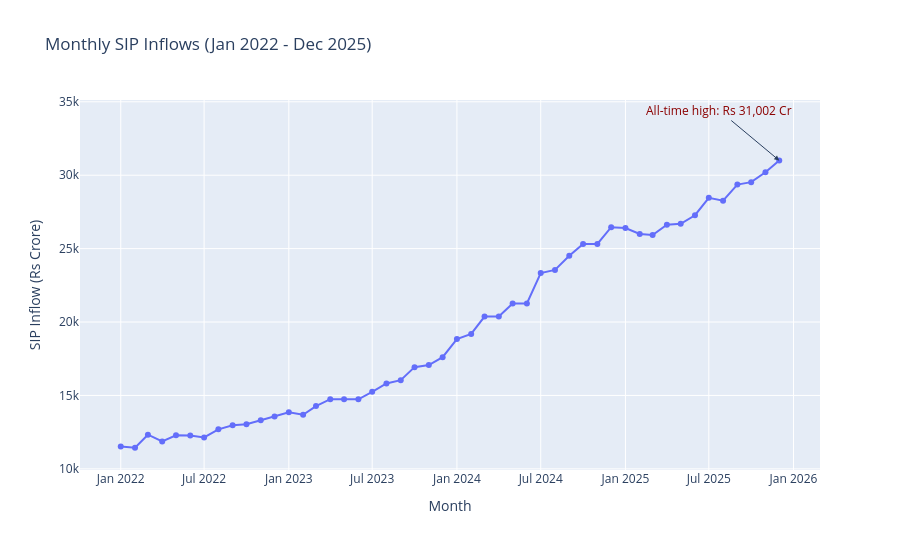

Write notebook code for a chart like this one.
### Markdown cell above
## 3. SIP Inflow Time-Series (Jan 2022 – Dec 2025)

Monthly SIP inflow trend, with the all-time high of ₹31,002 Cr (Dec 2025) annotated.

### Code cell
fig = px.line(
    sip,
    x="month",
    y="sip_inflow_crore",
    title="Monthly SIP Inflows (Jan 2022 - Dec 2025)",
    markers=True,
)

# Find and annotate the all-time high
peak_row = sip.loc[sip["sip_inflow_crore"].idxmax()]
peak_month_str = peak_row["month"].strftime("%Y-%m-%d")  # convert Timestamp to plain string

fig.add_annotation(
    x=peak_month_str,
    y=float(peak_row["sip_inflow_crore"]),
    text=f"All-time high: Rs {peak_row['sip_inflow_crore']:,} Cr",
    showarrow=True,
    arrowhead=2,
    ax=-60,
    ay=-50,
    font=dict(size=12, color="darkred"),
)

fig.update_layout(
    xaxis_title="Month",
    yaxis_title="SIP Inflow (Rs Crore)",
    height=550,
)

fig.show()
fig.write_image(str(REPORTS_DIR / "eda_03_sip_inflow_trend.png"), width=1400, height=700)
print(f"Saved chart to {REPORTS_DIR / 'eda_03_sip_inflow_trend.png'}")
print(f"\nPeak SIP inflow: Rs {peak_row['sip_inflow_crore']:,} Cr in {peak_row['month'].strftime('%B %Y')}")

### Figure 1 — Plotly figure (JSON) as saved in the notebook; plotly's stock layout.template omitted (floating-point values rounded to 4 significant figures)
{"data": [{"hovertemplate": "month=%{x}<br>sip_inflow_crore=%{y}<extra></extra>", "legendgroup": "", "line": {"color": "#636efa", "dash": "solid"}, "marker": {"symbol": "circle"}, "mode": "lines+markers", "name": "", "orientation": "v", "showlegend": false, "type": "scatter", "x": ["2022-01-01T00:00:00", "2022-02-01T00:00:00", "2022-03-01T00:00:00", "2022-04-01T00:00:00", "2022-05-01T00:00:00", "2022-06-01T00:00:00", "2022-07-01T00:00:00", "2022-08-01T00:00:00", "2022-09-01T00:00:00", "2022-10-01T00:00:00", "2022-11-01T00:00:00", "2022-12-01T00:00:00", "2023-01-01T00:00:00", "2023-02-01T00:00:00", "2023-03-01T00:00:00", "2023-04-01T00:00:00", "2023-05-01T00:00:00", "2023-06-01T00:00:00", "2023-07-01T00:00:00", "2023-08-01T00:00:00", "2023-09-01T00:00:00", "2023-10-01T00:00:00", "2023-11-01T00:00:00", "2023-12-01T00:00:00", "2024-01-01T00:00:00", "2024-02-01T00:00:00", "2024-03-01T00:00:00", "2024-04-01T00:00:00", "2024-05-01T00:00:00", "2024-06-01T00:00:00", "2024-07-01T00:00:00", "2024-08-01T00:00:00", "2024-09-01T00:00:00", "2024-10-01T00:00:00", "2024-11-01T00:00:00", "2024-12-01T00:00:00", "2025-01-01T00:00:00", "2025-02-01T00:00:00", "2025-03-01T00:00:00", "2025-04-01T00:00:00", "2025-05-01T00:00:00", "2025-06-01T00:00:00", "2025-07-01T00:00:00", "2025-08-01T00:00:00", "2025-09-01T00:00:00", "2025-10-01T00:00:00", "2025-11-01T00:00:00", "2025-12-01T00:00:00"], "xaxis": "x", "y": [11517, 11438, 12328, 11863, 12286, 12276, 12140, 12694, 12976, 13040, 13306, 13573, 13856, 13687, 14276, 14749, 14749, 14734, 15245, 15814, 16042, 16928, 17073, 17610, 18838, 19187, 20371, 20371, 21262, 21262, 23332, 23547, 24509, 25323, 25320, 26459, 26400, 25999, 25926, 26632, 26688, 27274, 28464, 28265, 29361, 29529, 30200, 31002], "yaxis": "y"}], "layout": {"annotations": [{"arrowhead": 2, "ax": -60, "ay": -50, "font": {"color": "darkred", "size": 12}, "showarrow": true, "text": "All-time high: Rs 31,002 Cr", "x": "2025-12-01", "y": 31002}], "height": 550, "legend": {"tracegroupgap": 0}, "title": {"text": "Monthly SIP Inflows (Jan 2022 - Dec 2025)"}, "xaxis": {"anchor": "y", "domain": [0, 1], "title": {"text": "Month"}}, "yaxis": {"anchor": "x", "domain": [0, 1], "title": {"text": "SIP Inflow (Rs Crore)"}}}}
